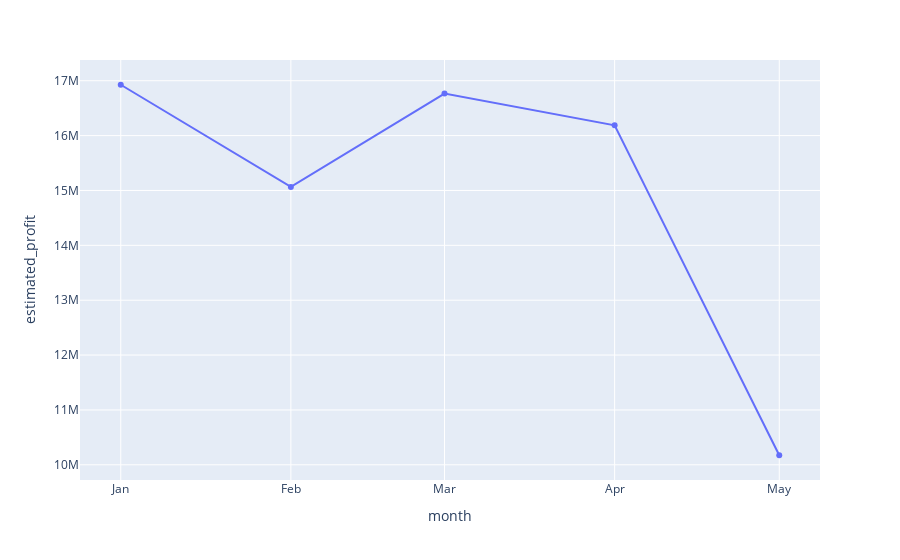

Source (notebook cell):
### Markdown cell above
* Insights

Customers who have not bought anything for a long time and spend very little money are most likely to stop buying from you.

Customers who usually spend a lot, but haven’t purchased recently, are a warning sign — re-engage offers before they cross the churn line.

### Code cell
# profitable trends 

monthly_profit = df.groupby("month")["estimated_profit"].sum().reset_index()
print(monthly_profit)

plt.style.use('ggplot')
fig=px.line(data_frame=monthly_profit,
            y='estimated_profit',
            x='month',
            markers=True
        
 )
fig.update_xaxes(
    tickmode='array',
    tickvals=monthly_profit['month'],
    ticktext=['Jan', 'Feb', 'Mar', 'Apr', 'May'])

    
fig.show()

### Figure 1 — Plotly figure (JSON) as saved in the notebook; plotly's stock layout.template omitted (floating-point values rounded to 4 significant figures)
{"data": [{"hovertemplate": "month=%{x}<br>estimated_profit=%{y}<extra></extra>", "legendgroup": "", "line": {"color": "#636efa", "dash": "solid"}, "marker": {"symbol": "circle"}, "mode": "lines+markers", "name": "", "orientation": "v", "showlegend": false, "type": "scatter", "x": ["2021-01-01T00:00:00", "2021-02-01T00:00:00", "2021-03-01T00:00:00", "2021-04-01T00:00:00", "2021-05-01T00:00:00"], "xaxis": "x", "y": [16930000.0, 15070000.0, 16770000.0, 16190000.0, 10170000.0], "yaxis": "y"}], "layout": {"legend": {"tracegroupgap": 0}, "margin": {"t": 60}, "xaxis": {"anchor": "y", "domain": [0, 1], "tickmode": "array", "ticktext": ["Jan", "Feb", "Mar", "Apr", "May"], "tickvals": ["2021-01-01T00:00:00", "2021-02-01T00:00:00", "2021-03-01T00:00:00", "2021-04-01T00:00:00", "2021-05-01T00:00:00"], "title": {"text": "month"}}, "yaxis": {"anchor": "x", "domain": [0, 1], "title": {"text": "estimated_profit"}}}}
